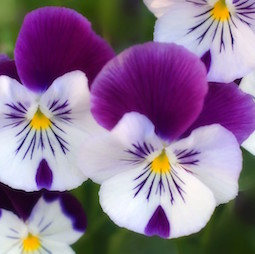
#> input picture img/flower1.jpg, 255 x 254 px; its folder holds only this picture in this run
$ python deblurring.py
#> lines starting #> are read from the running program, lines starting #| are printed output that depends on the picture
import numpy as np
import cv2 as cv
import sys

def deblur(y):
    """
    Returns the deblurred color plane.
    """

    # applying the formula (5) from the paper
    x = (H + lam*I).I*y

    return x

def gaussian_blur(img, kernel, sigma):
    #blur the image using Gaussian Blur; specify a kernel (odd positive) and sigma
    blurred = cv.GaussianBlur(img, (kernel,kernel), sigma)
    return blurred

def generate_H(size):
    I = np.identity(size)
    current = 1
    for row in I:
        if current < len(row):
            row[current] = 1
            current += 1
    return np.matrix(.5 * I)

def generate_Dv(size):
    I = np.identity(size)
    current = 1
    for row in I:
        if current < len(row):
            row[current] = -1
            current += 1
    return np.matrix(I)

def deblur_by_row(plane, side_dem, lam):
    """deblur the color plane by rows, returns the plane deblurred """

    # x is the matrix containing the pixels of the original/unblurred image
    # y is the matrix containing the pixels of the blurred image
    # x = (H_T * H + lam * identity).I * H_T * y

    """solve for x = (H^T*H + lam*I)^-1*H^T*y
    since we don't want to do the inverse, we will solve for (H^T*H + lam*I)x = H^T * y"""

    H = generate_H(side_dem)
    # I = np.matrix(np.identity(side_dem))
    H_transposed = H.transpose()
    D = generate_Dv(side_dem)
    sqrt_lambda = lam ** .5

    A = H_transposed * H + (sqrt_lambda * D).T + (sqrt_lambda * D)

    answer = np.empty((0,side_dem))

    for row in plane:
        y = np.matrix(row).transpose() # transpose the row
        right_side = H_transposed * y
        x = np.linalg.solve(A, right_side) #solve the system of equation to get the deblurred image

        answer = np.append(answer,x.transpose(), axis=0) #append the transpose of that to the matrix

    return answer

# ------------------- DEFAULTS -------------------
img_name = "flower1"
extension = ".jpg"

# BLUR OPTIONS (for gaussian blur)
kernel = 3
sigma = 3

# lambda > 0 is the control parameter    print(blurred)
# we vary this to deblur the image
lam = 0.007

# ------------------- USER INPUT -------------------
print("1. Use defaults.")
print("2. Input image name, blur options, and lambda for deblur.")

if (sys.version_info > (3, 0)):
    # python 3 code
    option = int(input("Choose option: "))
#> the answer given: 1

    if option == 2:
        img_name = input("Choose image (without file extension): ")
        extension = input("File image extension: ")

        # get blurring options
        kernel = int(input("Gaussian kernel: "))
        sigma = int(input("Gaussian sigma: "))

        # get lambda
        lam = float(input("Lambda: "))
else:
    # python 2 code
    option = int(raw_input("Choose option: "))

    if option == 2:
        img_name = raw_input("Choose image (without file extension): ")
        extension = raw_input("File image extension: ")

        # get blurring options
        kernel = int(raw_input("Gaussian kernel: "))
        sigma = int(raw_input("Gaussian sigma: "))

        # get lambda
        lam = int(raw_input("Lambda: "))

# import image
img_path = 'img/' + img_name + extension
print("Original unblurred image:", img_path)
img = cv.imread(img_path)
#> img is the input picture: shape (254, 255, 3); mean B, G, R 142.8, 115.2, 139.5

# image dimensions
height, width = img.shape[:2]
#> height = 254; width = 255
image_size = height * width
#> image_size = 64770

# blur the image and save it
img_blurred = gaussian_blur(img,kernel,sigma)
blurred_name = img_name + "_ker" + str(kernel) + "_sig" + str(sigma)
blurred_path = 'img/' + blurred_name + extension
print("Blurred image:", blurred_path)
cv.imwrite(blurred_path, img_blurred)

# split image into different color planes
b, g, r = cv.split(img_blurred)
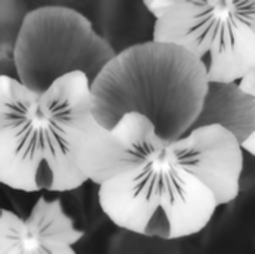
#> r: shape (254, 255); min 20, max 254, mean 139.5

# deblur by rows - apply function to each color
r_deblur = deblur_by_row(r, width, lam)
#> after the loop in deblur_by_row, `for row in plane:`:
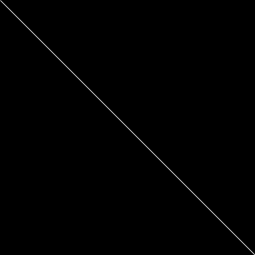
#> A: shape (255, 255) float64; min 0, max 0.667, mean 0.00391
g_deblur = deblur_by_row(g, width, lam)
b_deblur = deblur_by_row(b, width, lam)
#> call 3 of deblur_by_row, with side_dem = 255, lam = 0.007
#> after the loop in deblur_by_row (call 3), `for row in plane:`:
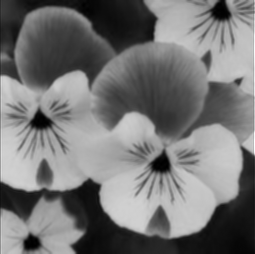
#> answer: shape (254, 255) float64; min -0.692, max 311.8, mean 142.9; drawn with min black and max white

# deblur again on the columns
r_deblur = deblur_by_row(r_deblur.transpose(), height, lam).transpose()
g_deblur = deblur_by_row(g_deblur.transpose(), height, lam).transpose()
#> after the loop in deblur_by_row (call 5), `for row in plane:`:
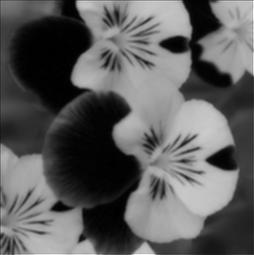
#> answer: shape (255, 254) float64; min -0.607, max 314, mean 115.3; drawn with min black and max white
b_deblur = deblur_by_row(b_deblur.transpose(), height, lam).transpose()
#> after the loop in deblur_by_row (call 6), `for row in plane:`:
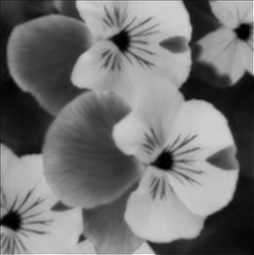
#> answer: shape (255, 254) float64; min -0.808, max 315, mean 142.9; drawn with min black and max white

# join the color planes to reform the image
img = cv.merge((b_deblur, g_deblur, r_deblur))
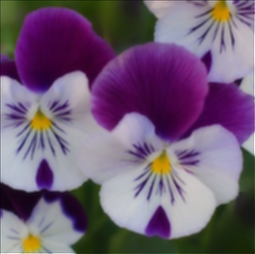
#> img: shape (254, 255, 3) float64; mean B, G, R 142.9, 115.3, 139.6; drawn with min black and max white
deblurred_name = blurred_name + "_deblurred_lam" + str(lam)
deblurred_path = "img/" + deblurred_name + ".jpg"
print("Deblurred image:", deblurred_path)
cv.imwrite(deblurred_path, img)
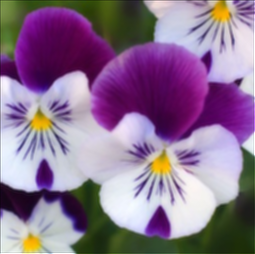
#> saved as flower1_ker3_sig3_deblurred_lam0.007.jpg: shape (254, 255, 3); mean B, G, R 142.8, 115.3, 139.5

# # ---- OLD DEBLUR ----
# # Identity matrix I
# I = np.identity(image_size)

# # H is our convolution matrix, used to blur the original image
# H = np.matrix(I)
# # print(H)

# # transpose of H
# H_T = H.T

# # identity is the identity matrix
# identity = np.matrix(np.identity(image_size))

# # flatten the image
# b_flat, g_flat, r_flat = b.flatten(), g.flatten(), r.flatten()

# # type cast the lists so they become matrices
# b_flat = np.matrix(b_flat).T
# g_flat = np.matrix(g_flat).T
# r_flat = np.matrix(r_flat).T

# # reshape the flattened matrix so it is a square matrix again
# r_deblur=np.reshape(r_deblur, (x_dem, y_dem))
# g_deblur=np.reshape(g_deblur, (x_dem, y_dem))
# b_deblur=np.reshape(b_deblur, (x_dem, y_dem))
